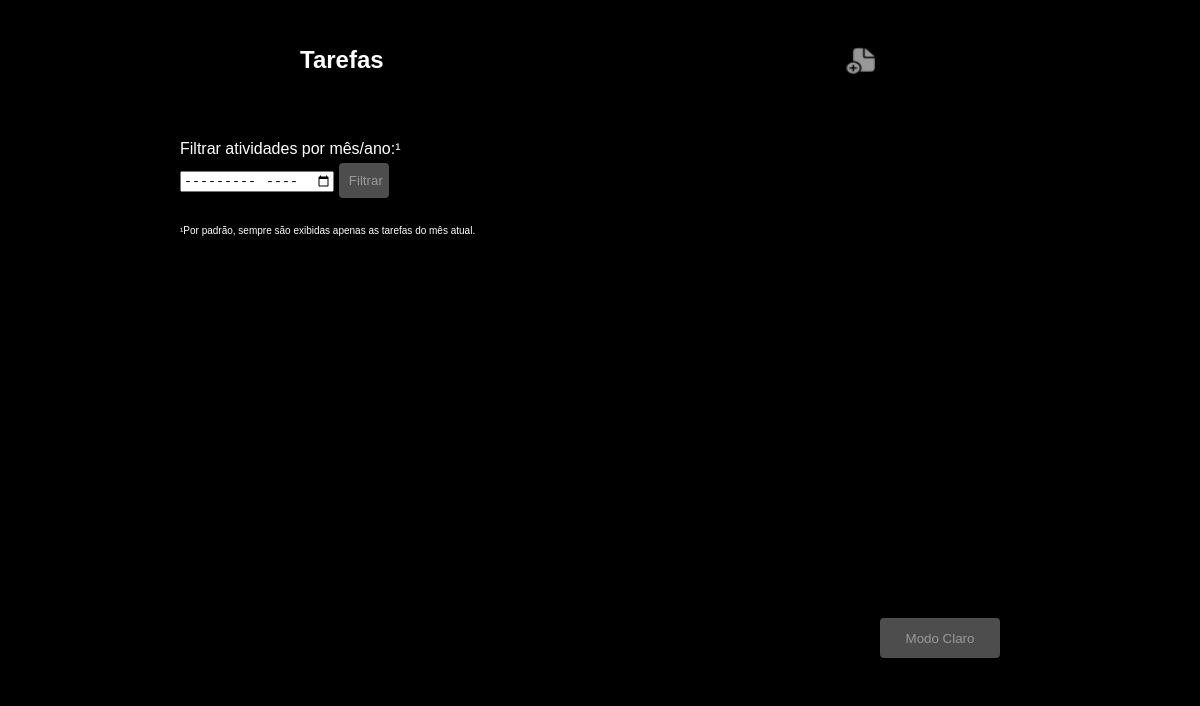
The app's page /, older data.
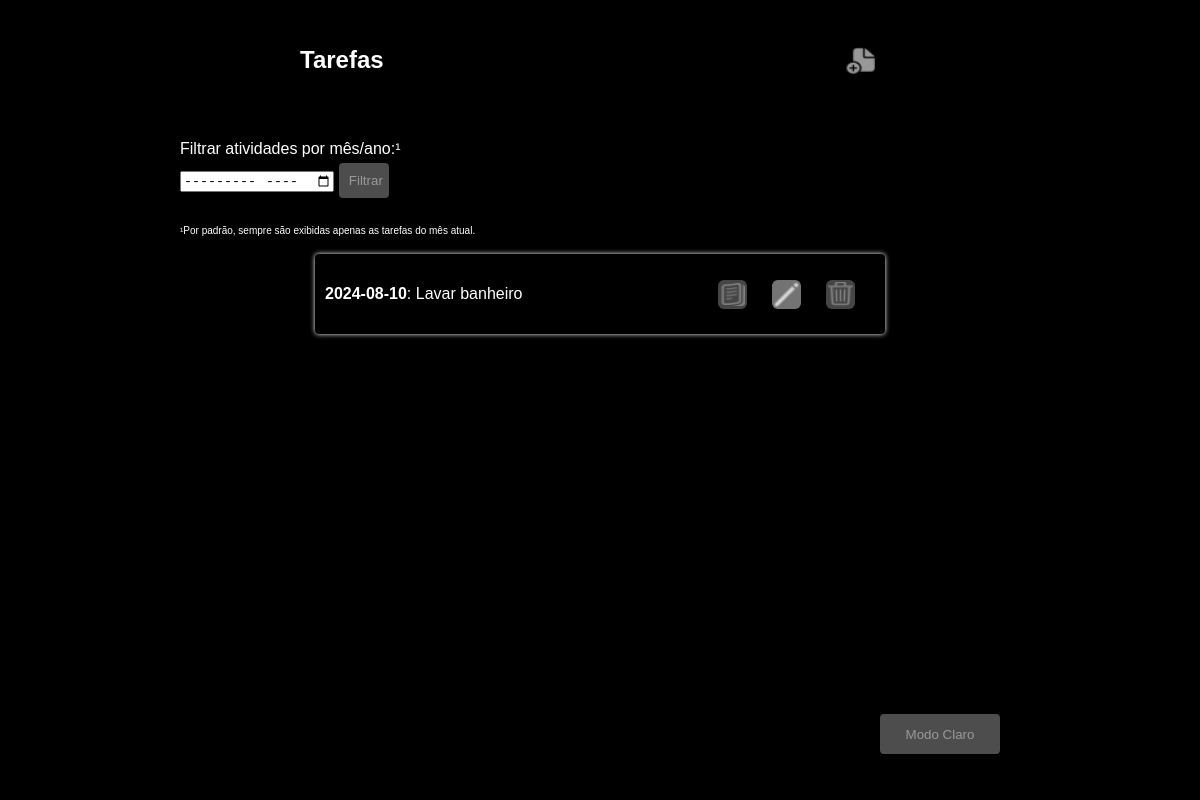
The same page, newer data.
### tables this page shows
CREATE TABLE planning(
            id INTEGER PRIMARY KEY AUTOINCREMENT,
            date TEXT NOT NULL,
            task TEXT NOT NULL,
            obs TEXT NULL, 
            completed INTEGER DEFAULT 0           
        );

### app.py (the view)
@app.route('/')
def index():
    color_mode = request.cookies.get('color_mode', 'dark')
    filter_month_year = request.args.get('filter_month_year', None)
    conn = get_db_connection()
    cursor = conn.cursor()
    if not filter_month_year:
        filter_month_year = get_current_month_year()
    if filter_month_year:
        year, month = filter_month_year.split('-')
        cursor.execute('SELECT * FROM planning WHERE strftime("%m", date) = ? and strftime("%Y", date) = ?', (month, year))
    else:
        cursor.execute('SELECT * FROM planning')
    tasks = cursor.fetchall()
    conn.close()
    return render_template('index.html', tasks=tasks, color_mode=color_mode)

### app.py (called while the page is built)
def get_db_connection():
    conn = sqlite3.connect('planning.db')
    conn.row_factory = sqlite3.Row
    return conn

def get_current_month_year():
    now = datetime.now()
    current_month = now.strftime('%m')
    current_year = now.strftime('%Y')
    now_date = current_year + "-" + current_month
    return now_date

### templates/index.html (shortened to what this page needs)
<!DOCTYPE html>
<html lang="en">
<head>
    {% if color_mode == 'white' %}
    <link rel="stylesheet" href="{{ url_for('static', filename='white_mode.css') }}">
    {% else %}
    <link rel="stylesheet" href="{{ url_for('static', filename='dark_mode.css') }}">
    {% endif %}
</head>
<body>
    <div class="tasks-add">
        <h3>Tarefas</h3>
        <a href="{{ url_for('add_task') }}" class="add-task-link"><img src="{{ url_for('static', filename='img/plus.png') }} " alt="Adicionar Tarefa"></a>
    </div>
    <form class="filter-form-index" method="get" action="{{ url_for('index') }}">
        <label for="filter_month_year">Filtrar atividades por mês/ano:¹</label>
        <input type="month" id="filter_month_year" name="filter_month_year">
        <button type="submit">Filtrar</button>
    </form>
    <span id="info-filter-index">¹Por padrão, sempre são exibidas apenas as tarefas do mês atual.</span>
    <ul>
        {% for task in tasks %}
        <div class="task-line">
        <li>
        {% if task[4] != 0 %}
            <span class="middle-underline"><strong>{{ task[1] }}</strong>: {{ task[2] }}</li></span>
            {% else %}
            <strong>{{ task[1] }}</strong>: {{ task[2] }}</li>
            {% endif %}
            <form action="{{ url_for('complete_task', task_id=task[0]) }}" method="post" style="display: inline;">
                <button type="submit" class="link-button">
                    <img src="{{ url_for('static', filename='img/complete.png') }} " alt="Adicionar Tarefa">
                </button>
            </form>
            <a href="{{ url_for('edit_task', task_id=task[0] )}}" class="link-button"><img src="{{ url_for('static', filename='img/pencil.png') }} " alt="Editar Tarefa"></a>
            <form action="{{ url_for('delete_task', task_id=task[0] )}}" method="post" style="display: inline;">
                <button type="submit" class="link-button" onclick="return confirm('Tem certeza que deseja excluir?');"><img src="{{ url_for('static', filename='img/trash.png') }} " alt="Remover Tarefa"></button>
            </form>
        </div>
        {% endfor %}
    </ul>
    <footer>
        <form class="btn-toggle-mode" action="{{ url_for('toggle_mode') }}" method="get">
            <button type="submit">
                {% if color_mode == 'white' %}
                Modo Escuro
                {% else %}
                Modo Claro
                {% endif %}
            </button>
        </form>
    </footer>
</body>
</html>

### static/dark_mode.css (style rules this page uses)
body { font-family: Arial, sans-serif; margin: 0; padding: 0; background-color: black; }
h3, h4 { text-align: center; color: white; }
form { max-width: 500px; margin: 20px auto; padding: 20px; background-color: black; border-radius: 8px; height: 40px; min-height: 2%; }
label { display: block; margin-bottom: 5px; color: white; }
button { width: 100%; padding: 10px; background-color: grey; opacity: 0.6; color: #fff; border: none; border-radius: 4px; cursor: pointer; height: 40px; min-height: 3%; }
ul { list-style-type: none; padding: 0; }
.task-line { display: flex; align-items: center; justify-content: flex-start; margin: 5px auto; padding: 0 10px; border-radius: 4px; max-width: 550px; box-shadow: 0 0 5px white; height: 80px; min-height: 3%; font-size: medium; }
.task-line li { margin: 0; margin-right: 15px; flex-grow: 1; color: white; }
.task-line a { margin-left: 5px; text-decoration: none; color: #007bff; font-weight: bold; }
.link-button { background: none; border: none; color: #007bff; font-weight: bold; cursor: pointer; margin-left: 5px; text-decoration: none; padding: 0; font-size: 16px; }
.add-task-link { display: block; text-align: center; margin: 20px; }
.add-task-link img { display: block; opacity: 0.7; border-radius: 30%; padding: 5px; width: 30px; height: 30px; }
.tasks-add { display: flex; align-items: center; justify-content: space-between; max-width: 600px; margin: 20px auto; }
.tasks-add h3 { margin: 0; font-size: 24px; color: white; }
.task-line img { display: block; background-color: grey; opacity: 0.9; border-radius: 20%; padding: 2px; width: 25px; height: 25px; }
.filter-form-index { margin-bottom: 20px; margin-left: 160px; }
.filter-form-index button { width: 50px; height: auto; padding: 10px; }
#info-filter-index { color: white; margin-left: 180px; margin-bottom: 20px; font-size: x-small; }
.btn-toggle-mode { width: 120px; border-radius: 60%; margin-right: 180px; margin-top: 30%; }

Row changes from the older to the newer data that the page shows:
added planning: date "2024-08-10", task "Lavar banheiro"
